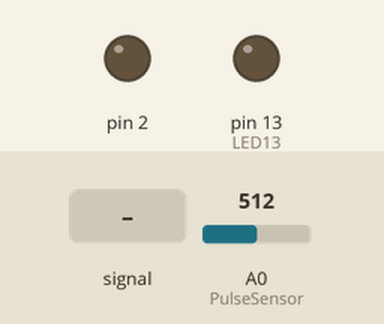
Simulated run of this sketch. Board: Arduino Uno, built with avr-gcc and run on an emulated ATmega328P. Shown: output pins drawn as LEDs (lit = HIGH). Dashed ring = blinking. Inputs (shaded band) come from the test bench; at power-on: A0 (PulseSensor) = 512. What the sketch prints to the serial monitor is not drawn.

Above: at 1.2 s.
1.3 s: A0 (PulseSensor) fed a 200 Hz sine of ±81 counts around its level
At 2.3 s:
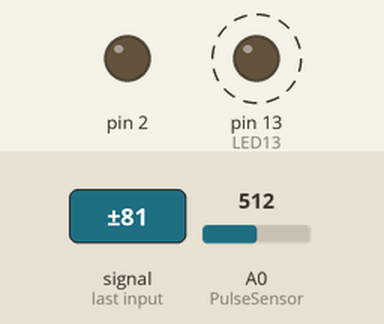
4.3 s: A0 (PulseSensor) fed a 50 Hz sine of ±306 counts around its level
7.3 s: A0 (PulseSensor) set to 530
8.8 s: A0 (PulseSensor) set to 513
At 9.5 s:
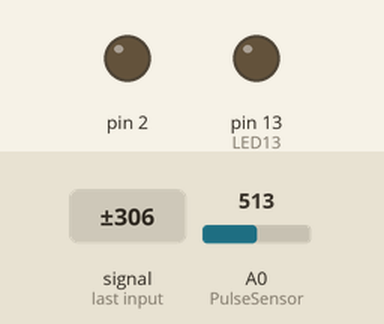
10.3 s: A0 (PulseSensor) set to 716
At 11.5 s:
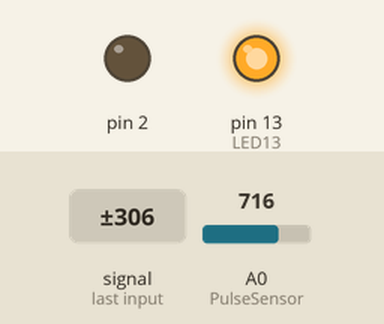
11.8 s: A0 (PulseSensor) set to 511
At 13.0 s:
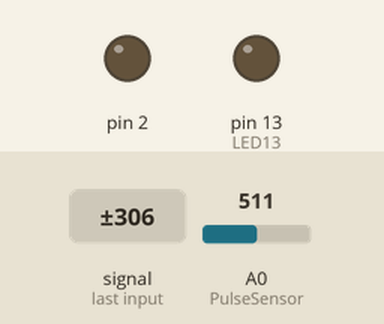
Timing chart, 0 to 14.3 s (numbered marks = the images above; inputs shaded):
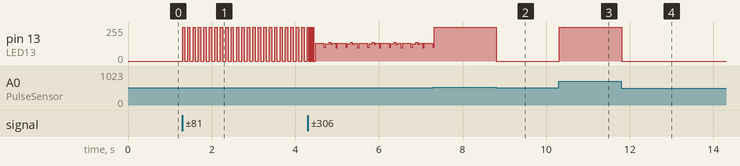

The sketch:

sensor_cardiaco.ino
```cpp
//Sensor de ritmo cardiaco

//  Variables
int PulseSensor = A0; // Conecte el cable rojo del sensor en pin analogico cero
int LED13 = 13;       // Blink del LED segun la frecuencia de pulsos

int Signal = 0;
int Threshold = 520; //Dato analogico considerado como un pulso

void setup()
{
    pinMode(13, OUTPUT);
    pinMode(2, OUTPUT);
    Serial.begin(9600);
}

void loop()
{

    Signal = analogRead(PulseSensor); //Lectura de datos del sensor de ritmo cardiaco

    Serial.println(Signal);

    if (Signal > Threshold)
    {
        digitalWrite(LED13, HIGH);
    }

    if (Signal <= Threshold)
    {
        digitalWrite(LED13, LOW);
    }

}
```

Measured:
- after the input at 1.3 s, pin 13 (LED13): alternates 255/255 for 0.06 s and 0/255 for 0.07 s, starting at once
- after the input at 8.8 s, pin 13 (LED13): 255/255 → 0/255 at once
- after the input at 10.3 s, pin 13 (LED13): 0/255 → 255/255 at once
- after the input at 11.8 s, pin 13 (LED13): 255/255 → 0/255 at once
